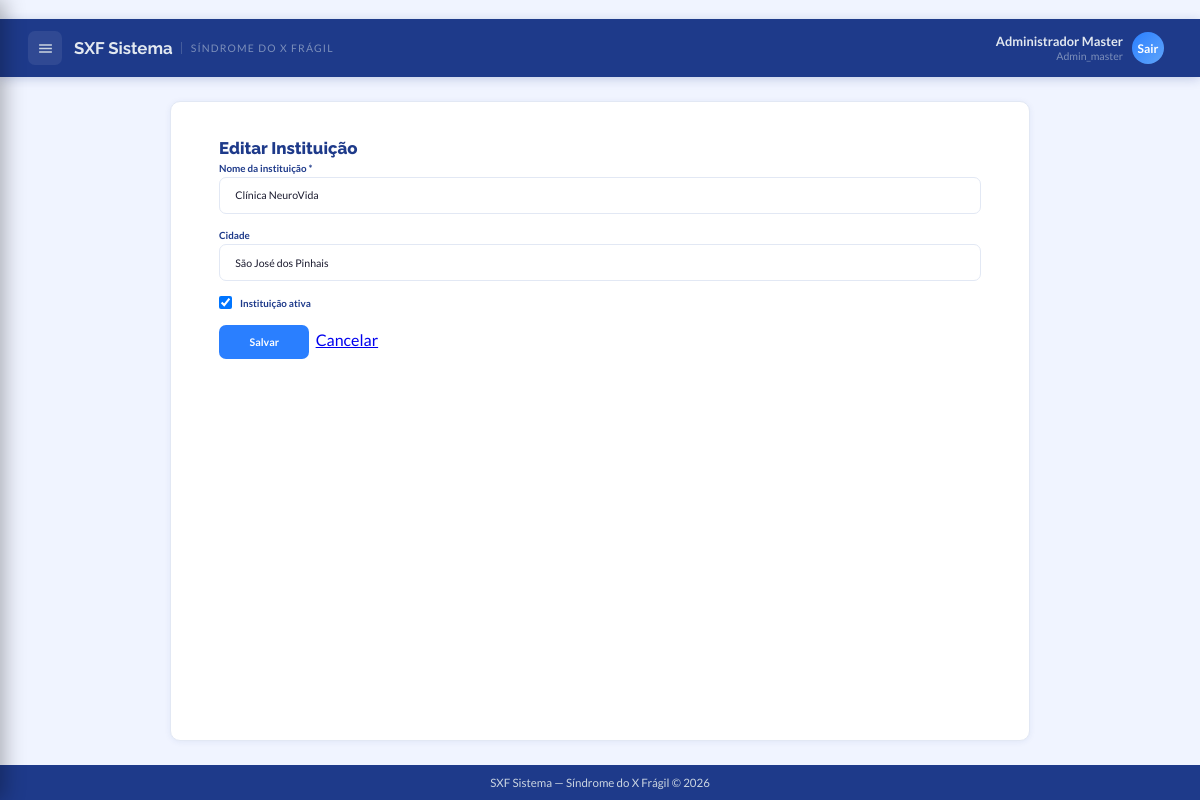
The app's page /admin/instituicoes/3/editar (signed in) with its own data.
### app/models.py (models this page shows, shortened)
class Usuario(UserMixin, db.Model):
    __tablename__ = "usuarios"
    id = db.Column(db.Integer, primary_key=True)
    role_id = db.Column(db.Integer, db.ForeignKey("roles.id"), nullable=False, default=Role.PROFISSIONAL)
    instituicao_id = db.Column(db.Integer, db.ForeignKey("instituicoes.id"), nullable=True)
    nome_completo = db.Column(db.String(150), nullable=False)
    email = db.Column(db.String(150), nullable=False, unique=True)
    senha_hash = db.Column(db.String(255), nullable=False)
    ativo = db.Column(db.Boolean, nullable=False, default=True)
    email_verificado = db.Column(db.Boolean, nullable=False, default=False)
    token_verificacao = db.Column(db.String(100))
    token_reset_senha = db.Column(db.String(100))
    token_reset_expira = db.Column(db.DateTime)
    ultimo_login = db.Column(db.DateTime)
    tentativas_login = db.Column(db.Integer, nullable=False, default=0)
    bloqueado_ate = db.Column(db.DateTime)
    paciente_id = db.Column(db.Integer, db.ForeignKey("pacientes.id"), nullable=True)
    criado_em = db.Column(db.DateTime, default=datetime.utcnow)
    atualizado_em = db.Column(db.DateTime, default=datetime.utcnow, onupdate=datetime.utcnow)
    role = db.relationship("Role", lazy="joined")
    instituicao = db.relationship("Instituicao", foreign_keys=[instituicao_id], lazy="joined")
    paciente_vinculo = db.relationship("Paciente", foreign_keys=[paciente_id], lazy="joined")
    @property
    def is_admin(self):
        return self.role_id in (Role.ADMIN_MASTER, Role.ADMIN)
    @property
    def is_admin_master(self):
        return self.role_id == Role.ADMIN_MASTER

class Role(db.Model):
    __tablename__ = "roles"
    id = db.Column(db.Integer, primary_key=True)
    nome = db.Column(db.String(50), nullable=False, unique=True)
    descricao = db.Column(db.String(255), nullable=False, default="")
    criado_em = db.Column(db.DateTime, default=datetime.utcnow)
    ADMIN_MASTER = 1
    ADMIN = 2
    PROFISSIONAL = 3
    PACIENTE = 4

class Instituicao(db.Model):
    __tablename__ = "instituicoes"
    id = db.Column(db.Integer, primary_key=True)
    nome = db.Column(db.String(200), nullable=False)
    cnpj = db.Column(db.String(18))
    endereco = db.Column(db.String(255))
    cidade = db.Column(db.String(100))
    estado = db.Column(db.String(2))
    cep = db.Column(db.String(10))
    telefone = db.Column(db.String(20))
    email = db.Column(db.String(150))
    ativa = db.Column(db.Boolean, nullable=False, default=True)
    criado_em = db.Column(db.DateTime, default=datetime.utcnow)
    atualizado_em = db.Column(db.DateTime, default=datetime.utcnow, onupdate=datetime.utcnow)

### app/admin.py (the view, shortened to what this page needs)
@admin_bp.route("/instituicoes/<int:inst_id>/editar", methods=["GET", "POST"])
@admin_master_required
def instituicao_editar(inst_id):
    inst = Instituicao.query.get_or_404(inst_id)
    return render_template("admin/instituicao_form.html", instituicao=inst)

### app/app.py (called while the page is built)
@login_manager.user_loader
def load_user(user_id):
    from app.models import Usuario
    return Usuario.query.get(int(user_id))

### app/auth.py (called while the page is built)
def admin_master_required(f):
    @wraps(f)
    @login_required
    def decorated(*args, **kwargs):
        if not current_user.is_admin_master:
            flash("Acesso restrito ao administrador master.", "erro")
            return redirect(url_for("pacientes_lista"))
        return f(*args, **kwargs)
    return decorated

### app/models.py (called while the page is built)
    def process_result_value(self, value, dialect):
        if value is None:
            return None
        try:
            return _get_fernet().decrypt(value.encode()).decode()
        except (InvalidToken, Exception):
            return value  # Retorna como está se não estiver criptografado (migração)

### app/templates/admin/instituicao_form.html (shortened to what this page needs)
﻿{% extends "base_interno.html" %}
{% block estilos %}
<link rel="stylesheet" href="{{ url_for('static', filename='avaliacao/estilo_avaliacao.css') }}" />
{% endblock %}
{% block conteudo %}
<main id="ConteudoAvaliacao">
  <h1>{{ "Editar Instituição" if instituicao else "Nova Instituição" }}</h1>
  <form method="POST" class="form-paciente">
    <div class="campo">
      <label for="nome">Nome da instituição *</label>
      <input type="text" id="nome" name="nome"
             value="{{ instituicao.nome if instituicao else '' }}" required />
    </div>
    <div class="campo">
      <label for="cidade">Cidade</label>
      <input type="text" id="cidade" name="cidade"
             value="{{ instituicao.cidade if instituicao and instituicao.cidade else '' }}" />
    </div>
    {% if instituicao %}
    <div class="campo" style="flex-direction:row;align-items:center;gap:8px">
      <input type="checkbox" id="ativa" name="ativa" {{ "checked" if instituicao.ativa }} />
      <label for="ativa" style="margin:0">Instituição ativa</label>
    </div>
    {% endif %}
    <button type="submit" class="btn-calcular">Salvar</button>
    &nbsp;<a href="{{ url_for('admin.instituicoes_lista') }}">Cancelar</a>
  </form>
</main>
{% endblock %}

### app/templates/base_interno.html (shortened to what this page needs)
<!DOCTYPE html>
<html lang="pt-br">
  <head>
    <link rel="stylesheet" href="{{ url_for('static', filename='Abas_internas/menu_interno.css') }}" />
    {% block estilos %}{% endblock %}
  </head>
  <body>
    <header id="cabecalho">
      <div id="cabeçalho-esquerdo">
        <button id="botao-menu" aria-label="Abrir menu">
          <svg viewBox="0 0 24 24"><path d="M3 18h18v-2H3v2zm0-5h18v-2H3v2zm0-7v2h18V6H3z"/></svg>
        </button>
        <h1 id="titulo-sistema">
          SXF Sistema
          <span class="subtag">Síndrome do X Frágil</span>
        </h1>
      </div>
      <div id="cabeçalho-direito">
        <div id="usuario-cabecalho">
          <div id="usuario-info">
            <div id="usuario-nome">{{ current_user.nome_completo }}</div>
            <div id="usuario-cargo">{{ current_user.role.nome | capitalize }}</div>
          </div>
          <div id="usuario-avatar">
            <a href="{{ url_for('auth.logout') }}" title="Sair" style="color:inherit;text-decoration:none;">Sair</a>
          </div>
        </div>
      </div>
    </header>
    {% block conteudo %}{% endblock %}
    <footer>
      <p>SXF Sistema &mdash; Síndrome do X Frágil &copy; 2026</p>
    </footer>
  </body>
</html>

### app/static/Abas_internas/menu_interno.css (style rules this page uses)
:root { --azul: #2A7FFF; --azul-hover: #1a6fef; --azul-fundo: #EFF6FF; --azul-borda: #BFDBFE; --azul-dark: #1E3A8A; --bg: #F0F4FF; --bg-card: #FFFFFF; --borda: #E2E8F4; --texto: #1A1A2E; --suave: #64748B; --cinza: #94A3B8; --verde: #22C55E; --amarelo: #F59E0B; --vermelho: #EF4444; --fonte: 'Lato', sans-serif; --fonte-titulo:'Raleway', sans-serif; --radius: 10px; --sombra: 0 1px 6px rgba(30,58,138,.07); --t: .2s ease; }
* { margin: 0; padding: 0; box-sizing: border-box; font-family: var(--fonte); }
body { background: var(--bg); color: var(--texto); min-height: 100vh; }
input, button, textarea, select { font-family: var(--fonte); }
body { background-color: var(--azul-dark); }
#cabecalho { background: var(--azul-dark); display: flex; align-items: center; justify-content: space-between; padding: 0 28px; height: 58px; width: 100%; position: sticky; top: 0; z-index: 100; box-shadow: 0 2px 10px rgba(30,58,138,.22); }
#cabeçalho-esquerdo { display: flex; align-items: center; gap: 12px; }
#cabeçalho-direito { display: flex; align-items: center; gap: 8px; }
#botao-menu { width: 34px; height: 34px; background: rgba(255,255,255,.08); border: none; border-radius: 7px; cursor: pointer; fill: #CBD5E1; display: flex; align-items: center; justify-content: center; padding: 8px; transition: background var(--t); }
#botao-menu svg { width: 17px; height: 17px; pointer-events: none; }
#titulo-sistema { color: #E2E8F0; font-family: var(--fonte-titulo); font-size: 1.05rem; font-weight: 700; display: flex; align-items: center; gap: 8px; }
#titulo-sistema .subtag { font-family: var(--fonte); font-size: .65rem; font-weight: 400; color: rgba(203,213,225,.55); border-left: 1px solid rgba(203,213,225,.22); padding-left: 9px; letter-spacing: 1.2px; text-transform: uppercase; }
#usuario-cabecalho { display: flex; align-items: center; gap: 9px; cursor: pointer; padding: 4px 8px; border-radius: 7px; transition: background var(--t); }
#usuario-info { text-align: right; }
#usuario-nome { color: #E2E8F0; font-size: .8rem; font-weight: 700; line-height: 1.2; }
#usuario-cargo { color: rgba(203,213,225,.55); font-size: .66rem; }
#usuario-avatar { width: 32px; height: 32px; border-radius: 50%; background: linear-gradient(135deg, var(--azul), #60A5FA); color: #fff; font-size: .75rem; font-weight: 700; display: flex; align-items: center; justify-content: center; flex-shrink: 0; }
footer { width: 100%; background: var(--azul-dark); text-align: center; padding: 11px 0; font-size: .72rem; width: 100%; }
footer p { color: #CBD5E1; }

### app/static/avaliacao/estilo_avaliacao.css (style rules this page uses)
:root { --azul: #2A7FFF; --azul-hover: #1a6fef; --azul-fundo: #EFF6FF; --azul-borda: #BFDBFE; --azul-dark: #1E3A8A; --bg: #F0F4FF; --bg-card: #FFFFFF; --borda: #E2E8F4; --texto: #1A1A2E; --suave: #64748B; --cinza: #94A3B8; --verde: #22C55E; --amarelo: #F59E0B; --vermelho: #EF4444; --fonte: 'Lato', sans-serif; --fonte-titulo:'Raleway', sans-serif; --radius: 10px; --sombra: 0 1px 6px rgba(30,58,138,.07); --t: .2s ease; }
* { margin: 0; padding: 0; box-sizing: border-box; font-family: var(--fonte); }
body { background: var(--bg); color: var(--texto); min-height: 100vh; display: flex; flex-direction: column; }
#ConteudoAvaliacao, #ConteudoResultado { width: 90%; flex: 1; max-width: 860px; margin: 2% auto; padding: 3% 4%; background: var(--bg-card); border-radius: var(--radius); border: 1px solid var(--borda); box-shadow: var(--sombra); }
#ConteudoAvaliacao h1, #ConteudoResultado h1 { font-family: var(--fonte-titulo); color: var(--azul-dark); font-size: 1.4vw; font-weight: 800; margin-bottom: 0.5%; }
.btn-calcular { display: inline-flex; align-items: center; gap: 1%; background: var(--azul); color: #fff; padding: 1.5% 4%; border: none; border-radius: 7px; font-size: .88vw; font-weight: 700; cursor: pointer; text-decoration: none; transition: all var(--t); white-space: nowrap; }
.form-paciente .campo, #FormAvaliacao .campo { margin-bottom: 2%; display: flex; flex-direction: column; gap: 0.4vh; }
.form-paciente label, #FormAvaliacao .campo label { font-weight: 700; font-size: .82vw; color: var(--azul-dark); }
.form-paciente input, .form-paciente select, .form-paciente textarea, #FormAvaliacao textarea { padding: 1.5% 2%; border: 1px solid var(--borda); border-radius: 7px; font-size: .88vw; font-family: var(--fonte); color: var(--texto); background: var(--bg-card); transition: border-color var(--t); }

### app/templates/base_interno.html (style rules this page uses)
html { height: 100%; }
body { margin: 0; min-height: 100vh; display: flex; flex-direction: column; }
body > footer { margin-top: auto; }

### records on screen
Usuario: nome_completo "Administrador Master"
Role: role.nome "Admin_master"
Instituicao: nome "Clínica NeuroVida", cidade "São José dos Pinhais"

### other values on screen
{{ "Editar Instituição" if instituicao else "Nova Instituição" }} "Editar Instituição"
